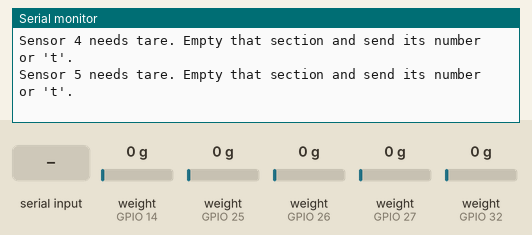
The sketch below on a simulated ESP32. Parts: the last lines printed to the serial monitor. The inputs (shaded band) are chosen by the test bench; at power-on: weight on the scale (sensors on GPIO 25, GPIO 26, GPIO 27, GPIO 14, GPIO 32) 0 g. EEPROM starts erased.

Above: at 2.2 s.
2.3 s: "t" received over Serial
At 2.9 s:
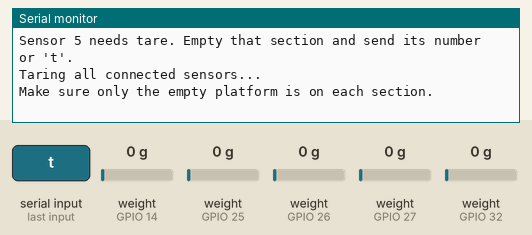
3.8 s: weight on the scale (sensor on GPIO 25) set to 100 g
At 4.7 s:
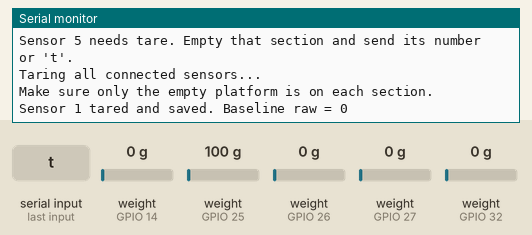
6.8 s: weight on the scale (sensor on GPIO 26) set to 100 g
At 7.6 s:
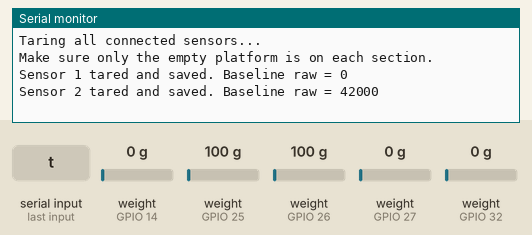
8.3 s: weight on the scale (sensor on GPIO 27) set to 100 g
At 9.3 s:
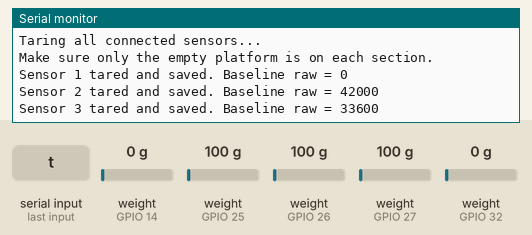
9.8 s: "x" received over Serial
At 13.2 s:
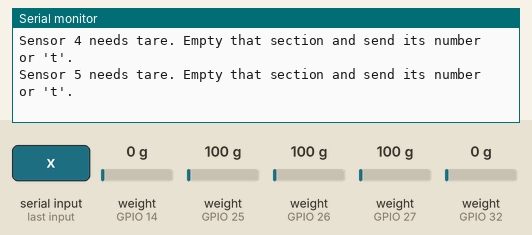
Timing chart, 0 to 13.8 s (numbered marks = the images above; inputs shaded):
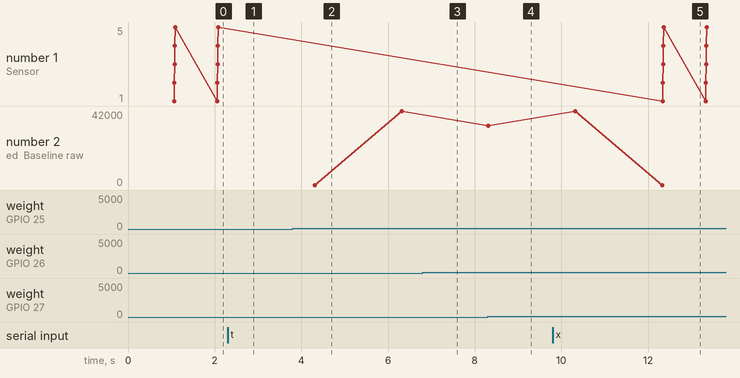

The sketch:

go_bag_hx711_sensor.ino
```cpp
#include "HX711.h"
#include <Preferences.h>

const uint8_t NUM_SENSORS = 5;
const uint8_t SCK_PIN = 33;
const uint8_t DOUT_PINS[NUM_SENSORS] = {32, 25, 26, 27, 14};

HX711 scales[NUM_SENSORS];
Preferences tareStore;

long tareRaw[NUM_SENSORS] = {0, 0, 0, 0, 0};
bool hasTare[NUM_SENSORS] = {false, false, false, false, false};

// Signed counts per gram.
// If a sensor raw value goes DOWN when loaded, keep this value negative.
float COUNTS_PER_GRAM[NUM_SENSORS] = {
  161.5, 161.5, 161.5, 161.5, 161.5
};

float DETECT_THRESHOLD_G[NUM_SENSORS] = {
  100.0, 100.0, 100.0, 100.0, 100.0
};

const int TARE_SAMPLES = 20;
const int READ_SAMPLES = 10;
const unsigned long SAMPLE_READY_TIMEOUT_MS = 250;
const unsigned long PRINT_INTERVAL_MS = 1000;

unsigned long lastPrint = 0;

bool sensorAvailable(uint8_t i) {
  return scales[i].wait_ready_timeout(500);
}

bool readAverageWithTimeout(uint8_t i, int samples, long &averageRaw) {
  int64_t totalRaw = 0;

  for (int sample = 0; sample < samples; sample++) {
    if (!scales[i].wait_ready_timeout(SAMPLE_READY_TIMEOUT_MS)) {
      return false;
    }
    totalRaw += scales[i].read();
  }

  averageRaw = (long)(totalRaw / samples);
  return true;
}

String tareKey(uint8_t i) {
  return "tare" + String(i);
}

String hasTareKey(uint8_t i) {
  return "has" + String(i);
}

void saveTare(uint8_t i) {
  tareStore.putLong(tareKey(i).c_str(), tareRaw[i]);
  tareStore.putBool(hasTareKey(i).c_str(), hasTare[i]);
}

void loadTares() {
  for (uint8_t i = 0; i < NUM_SENSORS; i++) {
    hasTare[i] = tareStore.getBool(hasTareKey(i).c_str(), false);
    tareRaw[i] = tareStore.getLong(tareKey(i).c_str(), 0);
    if (hasTare[i]) {
      Serial.print("Loaded stored tare for sensor ");
      Serial.print(i + 1);
      Serial.print(": ");
      Serial.println(tareRaw[i]);
    } else {
      Serial.print("No saved tare for sensor ");
      Serial.print(i + 1);
      Serial.println(". Empty that section and tare before use.");
    }
  }
}

void clearStoredTares() {
  tareStore.clear();
  for (uint8_t i = 0; i < NUM_SENSORS; i++) {
    tareRaw[i] = 0;
    hasTare[i] = false;
  }
  Serial.println("Stored tares cleared. Empty each section and send 't' to tare again.");
}

void printHelp() {
  Serial.println("Commands:");
  Serial.println("t = tare all connected sensors and save baselines");
  Serial.println("1 = tare sensor 1 and save baseline");
  Serial.println("2 = tare sensor 2 and save baseline");
  Serial.println("3 = tare sensor 3 and save baseline");
  Serial.println("4 = tare sensor 4 and save baseline");
  Serial.println("5 = tare sensor 5 and save baseline");
  Serial.println("x = clear saved tare baselines");
  Serial.println("h = show help");
  Serial.println();
}

void tareSensor(uint8_t i) {
  if (!sensorAvailable(i)) {
    Serial.print("Sensor ");
    Serial.print(i + 1);
    Serial.println(" not ready for tare.");
    return;
  }

  long averageRaw = 0;
  if (!readAverageWithTimeout(i, TARE_SAMPLES, averageRaw)) {
    Serial.print("Sensor ");
    Serial.print(i + 1);
    Serial.println(" not ready for tare.");
    return;
  }

  tareRaw[i] = averageRaw;
  hasTare[i] = true;
  saveTare(i);

  Serial.print("Sensor ");
  Serial.print(i + 1);
  Serial.print(" tared and saved. Baseline raw = ");
  Serial.println(tareRaw[i]);
}

void tareAllSensors() {
  Serial.println();
  Serial.println("Taring all connected sensors...");
  Serial.println("Make sure only the empty platform is on each section.");
  for (uint8_t i = 0; i < NUM_SENSORS; i++) {
    if (sensorAvailable(i)) {
      tareSensor(i);
    } else {
      Serial.print("Sensor ");
      Serial.print(i + 1);
      Serial.println(" not connected.");
    }
  }
  Serial.println("Tare complete.");
  Serial.println();
}

void handleSerialCommands() {
  while (Serial.available()) {
    char c = Serial.read();

    if (c == 't' || c == 'T') {
      tareAllSensors();
    } else if (c >= '1' && c <= '5') {
      uint8_t idx = c - '1';
      Serial.println();
      tareSensor(idx);
      Serial.println();
    } else if (c == 'x' || c == 'X') {
      clearStoredTares();
    } else if (c == 'h' || c == 'H') {
      printHelp();
    }
  }
}

float computeWeightG(uint8_t i, long raw) {
  if (!hasTare[i]) return 0.0f;

  long netRaw = raw - tareRaw[i];
  float countsPerGram = COUNTS_PER_GRAM[i];

  if (countsPerGram == 0.0f) return 0.0f;

  float weightG = ((float) netRaw) / countsPerGram;

  if (weightG < DETECT_THRESHOLD_G[i]) weightG = 0.0f;
  if (weightG < 0.0f) weightG = 0.0f;

  return weightG;
}

void publishJsonFrame() {
  float weightsG[NUM_SENSORS] = {0, 0, 0, 0, 0};
  uint8_t connectedSections = 0;
  uint8_t occupiedSections = 0;
  bool ready = true;

  for (uint8_t i = 0; i < NUM_SENSORS; i++) {
    if (!sensorAvailable(i)) {
      Serial.print("Sensor ");
      Serial.print(i + 1);
      Serial.println(" not connected.");
      ready = false;
      continue;
    }

    connectedSections++;

    if (!hasTare[i]) {
      Serial.print("Sensor ");
      Serial.print(i + 1);
      Serial.println(" needs tare. Empty that section and send its number or 't'.");
      ready = false;
      continue;
    }

    long raw = 0;
    if (!readAverageWithTimeout(i, READ_SAMPLES, raw)) {
      Serial.print("Sensor ");
      Serial.print(i + 1);
      Serial.println(" not ready for reading.");
      ready = false;
      continue;
    }

    float weightG = computeWeightG(i, raw);

    weightsG[i] = weightG;
    if (weightG > 0.0f) occupiedSections++;
  }

  if (!ready || connectedSections != NUM_SENSORS) {
    return;
  }

  Serial.print("{\"source\":\"esp32_hx711\",\"unit\":\"g\",\"weights\":[");
  for (uint8_t i = 0; i < NUM_SENSORS; i++) {
    if (i > 0) Serial.print(",");
    Serial.print(weightsG[i], 1);
  }
  Serial.print("],\"occupied_sections\":");
  Serial.print(occupiedSections);
  Serial.print(",\"connected_sections\":");
  Serial.print(connectedSections);
  Serial.println("}");
}

void setup() {
  Serial.begin(115200);
  delay(1000);

  Serial.println();
  Serial.println("=== GO BAG SENSOR JSON MODE ===");
  Serial.println("Stored tare baselines are reused after restart.");
  Serial.println("Only send 't' when each section is empty except for its platform.");
  Serial.println();

  tareStore.begin("gobag-tare", false);

  for (uint8_t i = 0; i < NUM_SENSORS; i++) {
    scales[i].begin(DOUT_PINS[i], SCK_PIN);
  }

  loadTares();
  printHelp();
}

void loop() {
  handleSerialCommands();

  if (millis() - lastPrint < PRINT_INTERVAL_MS) return;
  lastPrint = millis();

  publishJsonFrame();
}
```

Measured:
- after the input at 2.3 s, the serial monitor: prints a new line at once (image 1)
- after the input at 9.8 s, the serial monitor: prints a new line after 2.5 s (image 5)
